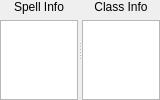
                  <widget class="QWidget" name="scrlAreaKnownSpellsInfo">
                   <property name="geometry">
                    <rect>
                     <x>0</x>
                     <y>0</y>
                     <width>160</width>
                     <height>100</height>
                    </rect>
                   </property>
                   <layout class="QVBoxLayout" name="verticalLayout_13">
                    <property name="spacing">
                     <number>0</number>
                    </property>
                    <property name="leftMargin">
                     <number>0</number>
                    </property>
                    <property name="topMargin">
                     <number>0</number>
                    </property>
                    <property name="rightMargin">
                     <number>0</number>
                    </property>
                    <property name="bottomMargin">
                     <number>0</number>
                    </property>
                    <item>
                     <widget class="QSplitter" name="spltKnownSpellsBottom">
                      <property name="orientation">
                       <enum>Qt::Horizontal</enum>
                      </property>
                      <widget class="QWidget" name="verticalLayoutWidget_17">
                       <layout class="QGridLayout" name="grdlKnownSpellInfo">
                        <item row="1" column="0">
                         <widget class="QTextBrowser" name="txtKnownSpellInfo"/>
                        </item>
                        <item row="0" column="0">
                         <widget class="QLabel" name="lblKnownSpellInfo">
                          <property name="text">
                           <string>Spell Info</string>
                          </property>
                          <property name="alignment">
                           <set>Qt::AlignCenter</set>
                          </property>
                         </widget>
                        </item>
                       </layout>
                      </widget>
                      <widget class="QWidget" name="verticalLayoutWidget_19">
                       <layout class="QVBoxLayout" name="vertKnownSpellClassInfo">
                        <item>
                         <widget class="QLabel" name="lblKnownSpellClassInfo">
                          <property name="font">
                           <font>
                            <pointsize>9</pointsize>
                           </font>
                          </property>
                          <property name="text">
                           <string>Class Info</string>
                          </property>
                          <property name="alignment">
                           <set>Qt::AlignCenter</set>
                          </property>
                         </widget>
                        </item>
                        <item>
                         <widget class="QTextBrowser" name="txtKnownSpellClassInfo"/>
                        </item>
                       </layout>
                      </widget>
                     </widget>
                    </item>
                   </layout>
                  </widget>
